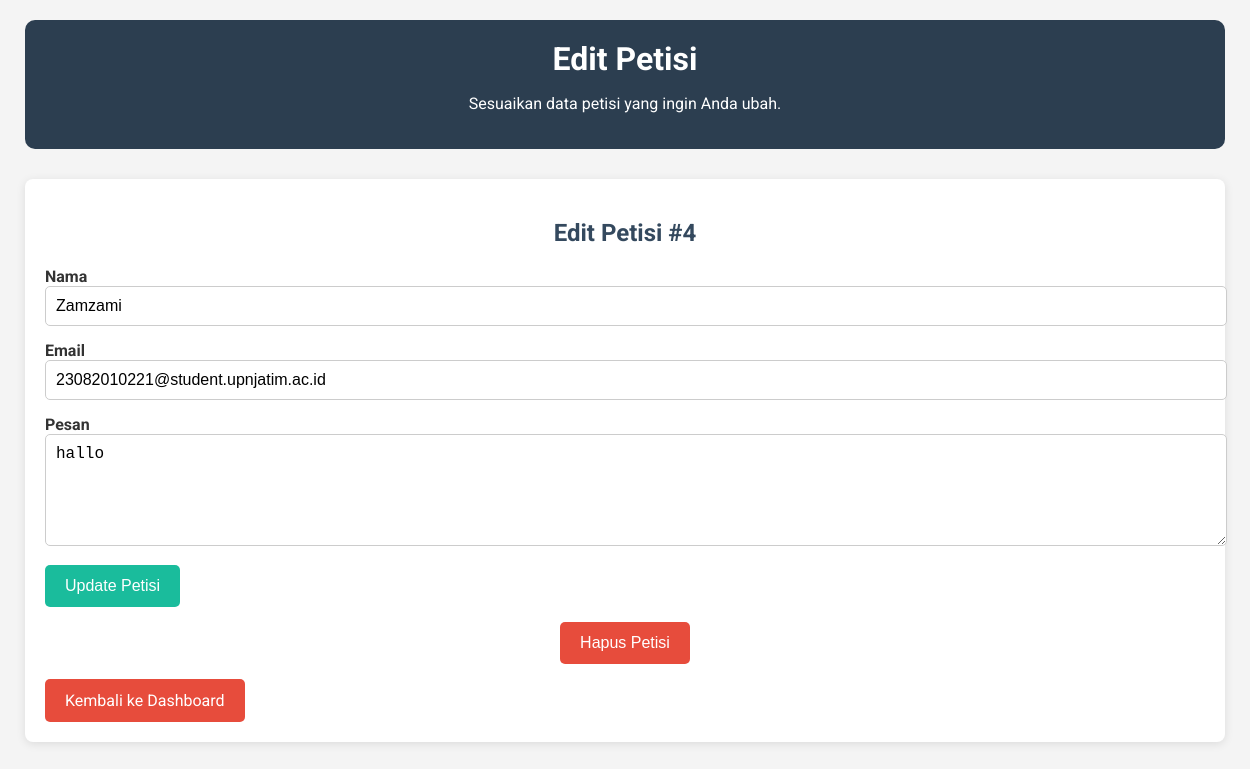
The page /edit_petisiadmin.php?id=4 (signed in) on the database its author committed.
### tables this page shows
CREATE TABLE `pengisi` (
  `id` int(11) NOT NULL,
  `nama` varchar(100) NOT NULL,
  `email` varchar(100) NOT NULL,
  `pesan` text NOT NULL
);

### edit_petisiadmin.php (the view, shortened to what this page needs)
<?php
require_once 'koneksi.php';
if (isset($_GET['id'])) {
    $id = $_GET['id'];
    $query = "SELECT * FROM pengisi WHERE id = ?";
    $stmt = $conn->prepare($query);
    $stmt->bind_param("i", $id);
    $stmt->execute();
    $result = $stmt->get_result();
    $petisi = $result->fetch_assoc();
} else {
    die("ID petisi tidak ditemukan.");
}
?>
<!DOCTYPE html>
<html lang="id">
<head>
</head>
<body>
<div class="container">
    <div class="header">
        <h1>Edit Petisi</h1>
        <p>Sesuaikan data petisi yang ingin Anda ubah.</p>
    </div>
    <div class="form-container">
        <h2>Edit Petisi #<?= htmlspecialchars($petisi['id']) ?></h2>
        <form method="POST" action="">
            <div class="form-group">
                <label for="nama">Nama</label>
                <input type="text" id="nama" name="nama" value="<?= htmlspecialchars($petisi['nama']) ?>" required>
            </div>
            <div class="form-group">
                <label for="email">Email</label>
                <input type="email" id="email" name="email" value="<?= htmlspecialchars($petisi['email']) ?>" required>
            </div>
            <div class="form-group">
                <label for="pesan">Pesan</label>
                <textarea id="pesan" name="pesan" rows="5" required><?= htmlspecialchars($petisi['pesan']) ?></textarea>
            </div>
            <div class="form-group">
                <button type="submit" name="submit">Update Petisi</button>
            </div>
        </form>
        <form method="POST" action="">
            <div class="form-group" style="text-align: center;">
                <button type="submit" name="hapus" style="background-color: #E74C3C; color: white; padding: 12px 20px; border: none; border-radius: 5px; cursor: pointer;">Hapus Petisi</button>
            </div>
        </form>
        <a href="dashboardadmin.php" class="button-back">Kembali ke Dashboard</a>
    </div>
</div>
</body>
</html>

### edit_petisiadmin.php (style rules this page uses)
body { font-family: 'Roboto', sans-serif; background-color: #f4f4f4; margin: 0; padding: 0; color: #333; }
.container { width: 100%; max-width: 1200px; margin: 0 auto; padding: 20px; }
.header { background-color: #2C3E50; color: white; padding: 20px; text-align: center; border-radius: 10px; margin-bottom: 30px; }
.header h1 { margin: 0; }
.form-container { background-color: #fff; padding: 20px; border-radius: 8px; box-shadow: 0 2px 10px rgba(0, 0, 0, 0.1); }
.form-container h2 { text-align: center; margin-bottom: 20px; color: #34495E; }
.form-group { margin-bottom: 15px; }
.form-group label { font-weight: bold; }
.form-group input, .form-group textarea { width: 100%; padding: 10px; border: 1px solid #ccc; border-radius: 5px; font-size: 16px; }
.form-group textarea { resize: vertical; }
.form-group button { background-color: #1ABC9C; color: white; padding: 12px 20px; border: none; border-radius: 5px; font-size: 16px; cursor: pointer; }
.button-back { background-color: #E74C3C; color: white; padding: 12px 20px; border: none; border-radius: 5px; cursor: pointer; text-align: center; display: inline-block; text-decoration: none; }

### rows shown on the page
pengisi: id "4", nama "Zamzami", email "23082010221@student.upnjatim.ac.id", pesan "hallo"
